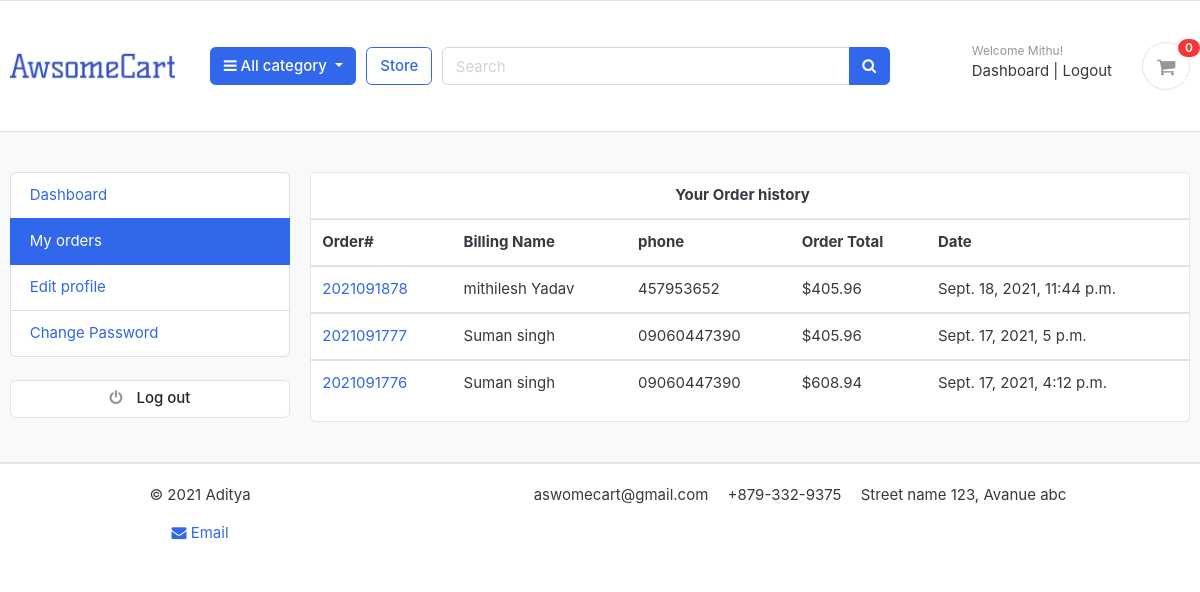
Page /accounts/my_orders/ (signed in) on the earlier database version.
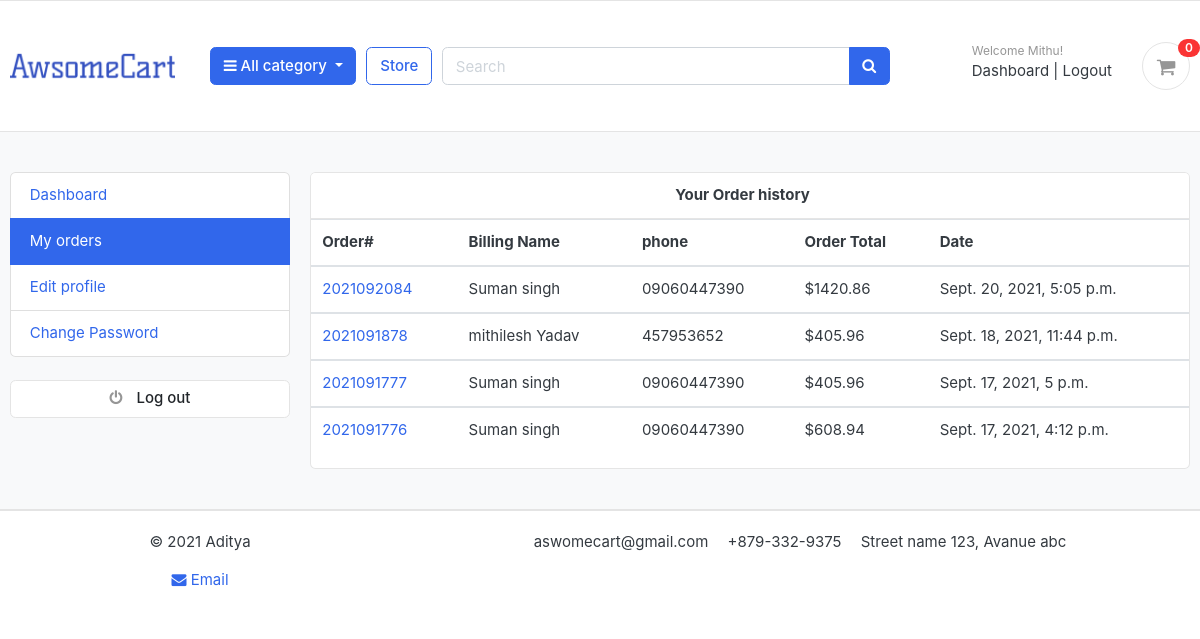
Same page on the later database version.
### accounts/models.py (models this page shows, shortened)
class Account(AbstractBaseUser):
    first_name    = models.CharField(max_length=50)
    last_name      = models.CharField(max_length=50)
    username       = models.CharField(max_length=100,unique=True)
    email          = models.EmailField(max_length=100,unique=True)
    phone_number   = models.CharField(max_length=50)
    date_joined       = models.DateTimeField(auto_now=True)
    last_login        = models.DateTimeField(auto_now=True)
    is_admin          = models.BooleanField(default=False)
    is_staff          = models.BooleanField(default=False)
    is_active         = models.BooleanField(default=False)
    is_superadmin     = models.BooleanField(default=False)
    USERNAME_FIELD = 'email'
    REQUIRED_FIELDS = ['username','first_name','last_name']
    objects  =  MyAccountManager()

### orders/models.py (models this page shows, shortened)
class Order(models.Model):
    STATUS = (
        ('New', 'New'),
        ('Accepted', 'Accepted'),
        ('Completed', 'Completed'),
        ('Cancelled', 'Cancelled'),
    )
    user = models.ForeignKey(Account, on_delete=models.SET_NULL, null=True)
    payment = models.ForeignKey(Payment, on_delete=models.SET_NULL, blank=True, null=True)
    order_number = models.CharField(max_length=20)
    first_name = models.CharField(max_length=50)
    last_name = models.CharField(max_length=50)
    phone = models.CharField(max_length=15)
    email = models.EmailField(max_length=50)
    address_line_1 = models.CharField(max_length=50)
    address_line_2 = models.CharField(max_length=50, blank=True)
    country = models.CharField(max_length=50)
    state = models.CharField(max_length=50)
    city = models.CharField(max_length=50)
    order_note = models.CharField(max_length=100, blank=True)
    order_total = models.FloatField()
    tax = models.FloatField()
    status = models.CharField(max_length=10, choices=STATUS, default='New')
    ip = models.CharField(blank=True, max_length=20)
    is_ordered = models.BooleanField(default=False)
    created_at = models.DateTimeField(auto_now_add=True)
    updated_at = models.DateTimeField(auto_now=True)
    def full_name(self):
        return f'{self.first_name} {self.last_name}'

### accounts/views.py (the view)
# urls.py: path('my_orders/',views.my_orders,name='my_orders'),
@login_required(login_url='login')
def my_orders(request):
    orders = Order.objects.filter(user = request.user , is_ordered = True).order_by('-created_at')
    context = {
        'orders':orders,
    }
    return render(request,'accounts/my_orders.html',context)

### carts/context_processors.py (called while the page is built)
def counter(request):
    cart_count = 0
    if 'admin' in request.path:
        return  {}
    else:
        try:
            cart = Cart.objects.filter(cart_id = _cart_id(request))
            if request.user.is_authenticated:
                cart_items = CartItem.objects.all().filter(user=request.user)
            else:
                cart_items = CartItem.objects.all().filter(cart=cart[:1])
            for cart_item in cart_items:
                cart_count += cart_item.quantity
        except Cart.DoesNotExist:
            cart_count = 0
    return dict(cart_count = cart_count)

### carts/views.py (called while the page is built)
def _cart_id(request):
    cart = request.session.session_key
    if not cart:
        cart = request.session.create()
    return cart

### category/cotext_processors.py (called while the page is built)
def menu_links(request):
    links = Category.objects.all()
    return dict(links=links)

### category/models.py (called while the page is built)
    def get_url(self):
        return reverse('product_by_category',args=[self.slug])

### store/context_processors.py (called while the page is built)
def size_chart(request):
    size = Variation.objects.all()
    return dict(size=size)

### templates/accounts/my_orders.html (shortened to what this page needs)
{% extends 'base.html' %}
{% block content %}
<section class="section-conten padding-y bg">
  <div class="container">
      <div class="row">
          {% include 'includes/dashboard_sidebar.html' %}
          <main class="col-md-9">
              <article class="card">
                  <header class="card-header">
                      <center><strong class="d-inline-block mr-3">Your Order history</strong></center>
                  </header>
                  <table class="table table-hover">
                      <thead>
                        <tr>
                          <th scope="col">Order#</th>
                          <th scope="col">Billing Name </th>
                          <th scope="col">phone</th>
                          <th scope="col">Order Total</th>
                          <th scope="col">Date</th>
                        </tr>
                      </thead>
                      {% for order in orders %}
                      <tbody>
                        <tr>
                          <td> <a href="{% url 'order_detail' order.order_number %}">{{order.order_number}}</a></td>
                          <td>{{order.full_name}}</td>
                          <td>{{order.phone}}</td>
                          <td>${{order.order_total}}</td>
                          <td>{{order.created_at}}</td>
                        </tr>
                      </tbody>
                      {% endfor %}
                    </table>
              </article>
          </main>
      </div>
  </div>
</section>
{% endblock %}

### templates/base.html (shortened to what this page needs)
{% load static %}
<!DOCTYPE HTML>
<html lang="en">
<head>
    <link href="{% static 'css/bootstrap.css' %}" rel="stylesheet" type="text/css" />
    <link href="{% static 'fonts/fontawesome/css/all.min.css' %}" type="text/css" rel="stylesheet">
    <link href="{% static 'css/ui.css' %}" rel="stylesheet" type="text/css" />
    <link href="{% static 'css/custom.css' %}" rel="stylesheet" type="text/css" />
    <link href="{% static 'css/responsive.css' %}" rel="stylesheet" media="only screen and (max-width: 1200px)" />
    <link rel="stylesheet" href="https://cdnjs.cloudflare.com/ajax/libs/font-awesome/4.7.0/css/font-awesome.min.css">
</head>
<body onload="myFunction()">
     {% include 'includes/navbar.html' %}
    {% block content %}
    {% endblock %}
    {% include 'includes/footer.html' %}
</body>

### templates/includes/navbar.html (shortened to what this page needs)
{% load static %}
<header class="section-header">
    <section class="header-main border-bottom">
        <div class="container">
            <div class="row align-items-center">
                <div class="col-lg-2 col-md-3 col-6">
                    <a href="/" class="brand-wrap">
                        <img class="logo " style="max-height: 100px;" src="{% static '/images/logo1.png' %}">
                    </a>
                </div>
                <div class="col-lg col-sm col-md col-6 flex-grow-0">
                    <div class="category-wrap dropdown d-inline-block float-right">
                        <button type="button" class="btn btn-primary dropdown-toggle" data-toggle="dropdown">
                            <i class="fa fa-bars"></i> All category
                        </button>
                    </div>
                </div>
                <a href="{% url 'store'%}" class="btn btn-outline-primary">Store</a>
                <div class="col-lg  col-md-6 col-sm-12 col">
                    <form action="{% url 'serch' %}" class="search" method="GET">
                        <div class="input-group w-100">
                            <input type="text" class="form-control" style="width:60%;" placeholder="Search" name="keyword">
                            <div class="input-group-append">
                                <button class="btn btn-primary" type="submit">
                                    <i class="fa fa-search"></i>
                                </button>
                            </div>
                        </div>
                    </form>
                </div>
                <div class="col-lg-3 col-sm-6 col-8 order-2 order-lg-3">
                    <div class="d-flex justify-content-end mb-3 mb-lg-0">
                        <div class="widget-header">
                            {% if user.id is None %}
                                <small class="title text-muted">Welcome guest!</small>
                                <div>
                                    <a href="{% url 'login'%}">Sign in</a> <span class="dark-transp"> | </span>
                                    <a href="{% url 'register'%}"> Register</a>
                                </div>
                            {% else %}
                                <small class="title text-muted">Welcome {{user.first_name}}!</small>
                                <div>
                                    <a href="{% url 'dashboard'%}"> Dashboard</a> <span class="dark-transp"> | </span>
                                    <a href="{% url 'logout'%}"> Logout</a>
                                </div>
                            {% endif %}
                        </div>
                        <a href="{% url 'cart'%}" class="widget-header pl-3 ml-3">
                            <div class="icon icon-sm rounded-circle border"><i class="fa fa-shopping-cart"></i>
                            </div>
                            <span class="badge badge-pill badge-danger notify">{{cart_count}}</span>
                        </a>
                    </div>
                </div>
            </div>
        </div>
    </section>
</header>

### templates/includes/dashboard_sidebar.html
<aside class="col-md-3">
    <ul class="list-group">
        <a class="list-group-item {% if '/dashboard/' in  request.path %}active {%  endif %}" href="{% url 'dashboard'%}"> Dashboard  </a>
        <a class="list-group-item {% if '/my_orders/' in request.path %}active {% endif %}" href="{% url 'my_orders'%}"> My orders </a>
        <a class="list-group-item {% if '/edit_profile/' in request.path %}active {%  endif %}" href="{% url 'edit_profile' %}"> Edit profile</a>
        <a class="list-group-item {% if '/change_password/' in request.path %}active {%  endif %}" href="{% url 'change_password'%}">Change Password </a>
    </ul>
    <br>
    <a class="btn btn-light btn-block" href="{% url 'logout'%}"> <i class="fa fa-power-off"></i> <span class="text">Log out</span> </a>
</aside>

### templates/includes/footer.html (shortened to what this page needs)
{% load static %}
<footer class="section-footer border-top">
	<div class="container">
		<section class="footer-bottom border-top row">
			<div class="col-md-4 text-md-center">
				<p class="px-2"> &copy 2021  Aditya</p>
				<p class="px-2"><a href="mailto:awsomecart@gmail.com.com"> <i class="fa fa-envelope"></i> Email </a></p>
			</div>
			<div class="col-md-8 text-md-center">
				<span  class="px-2">aswomecart@gmail.com</span>
				<span  class="px-2">+879-332-9375</span>
				<span  class="px-2">Street name 123, Avanue abc</span>
			</div>
		</section>
	</div>
</footer>
</body>
</html>

### static/css/ui.css (style rules this page uses)
html { font-family: "Inter", sans-serif; font-size: 15px; }
.icon-xs, .icon-sm, .icon-md, .icon-lg { display: inline-block; text-align: center; flex-shrink: 0; flex-grow: 0; }
.icon-sm { width: 48px; height: 48px; line-height: 48px !important; font-size: 20px; }
.padding-y { padding-top: 40px; padding-bottom: 40px; }
article:after, .form-group:after { display: block; clear: both; content: ""; }
.bg { background-color: #f8f9fa; }
p:last-child { margin-bottom: 0; }
.header-main { position: relative; padding-top: 1rem; padding-bottom: 1rem; }
.brand-wrap .logo, .navbar-brand .logo { margin-right: 7px; max-height: 42px; display: inline-block; }
.widget-header { display: inline-block; vertical-align: middle; position: relative; }
.widget-header a { color: #343a40; }
.widget-header i { color: #969696; }
.widget-header .title { display: block; }
.widget-header .notify { position: absolute; top: -3px; right: -10px; }
.footer-bottom { padding-top: 20px; padding-bottom: 20px; }
.btn-light { background-color: #fff; border-color: #e4e4e4; }
.btn-light i { color: #969696; }
.btn i + .text { margin-left: 10px; }
.notify { position: absolute; top: -4px; right: -10px; display: inline-block; padding: 0.25em 0.6em; font-size: 12px; line-height: 1; text-align: center; border-radius: 3rem; color: #fff; background-color: #fa3434; }

Differences in the rows shown:
added Order: order_number "2021092084", full_name "Suman singh", phone "09060447390", order_total "1420.86", created_at "Sept. 20, 2021, 5:05 p.m."
